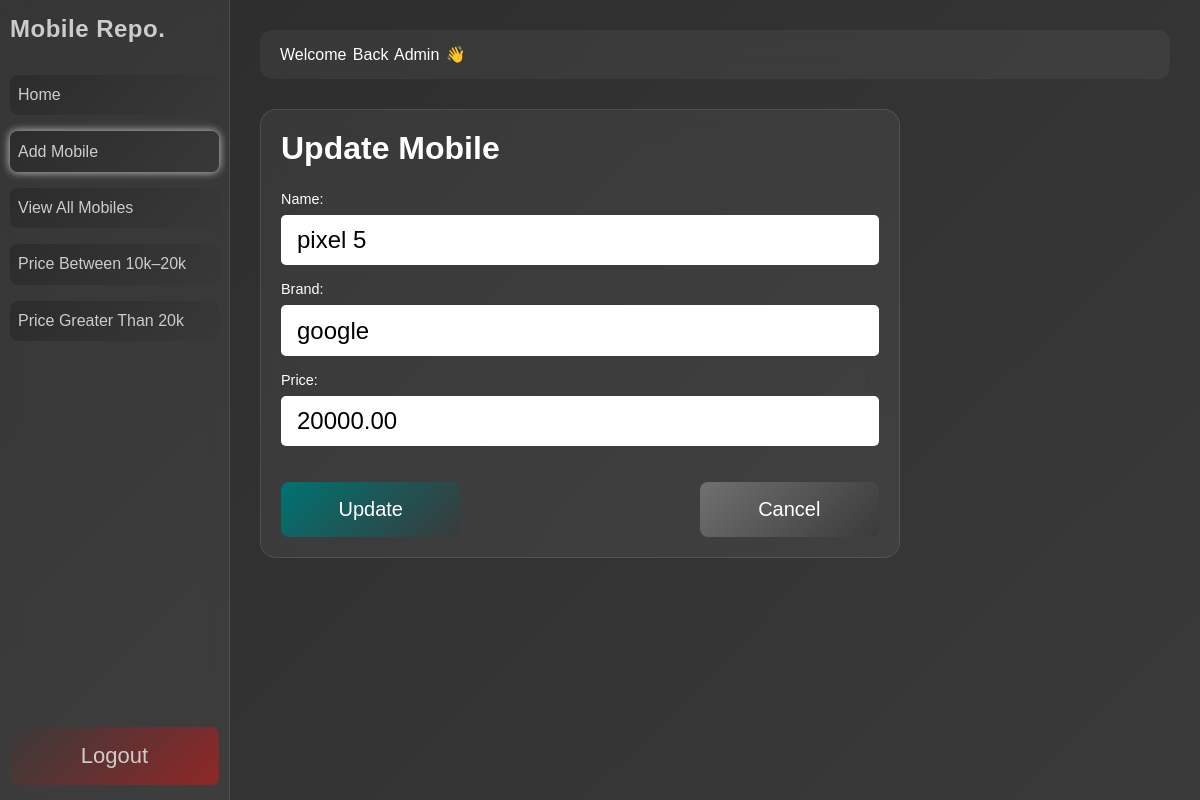
The app's page /mobiles/add_mobile.php?id=50&return=filter_10_20.php (signed in) with its own data.
### tables this page shows
CREATE TABLE `mobile_phones` (
  `id` int(11) NOT NULL,
  `name` varchar(100) DEFAULT NULL,
  `brand` varchar(100) DEFAULT NULL,
  `price` decimal(10,2) DEFAULT NULL
);

### mobiles/add_mobile.php (the view, shortened to what this page needs)
<?php
  $isEdit = isset($_GET['id']);
  if($isEdit){
    include("../config/db.php");
    $return = isset($_GET['return']) ? $_GET['return'] : 'view_all.php';
    $id = intval($_GET['id']);
    $sql = "SELECT * FROM mobile_phones WHERE id=$id";
    $result = $conn->query($sql);
    $row = $result->fetch_assoc();
  }
?>
<!DOCTYPE html>
<html lang="en">
<head>
  <link rel="stylesheet" href="../assets/style.css">
  <link rel="stylesheet" href="../assets/dashboardLayout.css">
</head>
<body>
  <div class="main">
    <?php
      include("../components/navbar.php");
    ?>
    <div id="addMobile-box">
      <h2><?php echo $isEdit ? "Update Mobile" : "Add Mobile";?></h3>
      <form action="../backend_pages/insert_and_update.php" method="POST">
        <div>
          <label for="name">Name:</label>
          <input type="text" name="name" id="name" value="<?php echo $isEdit ? $row['name'] : '';?>" required  autofocus>
        </div>
        <div>
          <label for="brand">Brand:</label>
          <input type="text" name="brand" id="brand" value="<?php echo $isEdit ? $row['brand'] : '';?>" required >
        </div>
        <div>
          <label for="price">Price:</label>
          <input type="number" name="price" id="price" value="<?php echo $isEdit ? $row['price'] : '';?>" required >
        </div>
        <div class="btnSection">
          <button class="confirm" type="submit"><?php echo $isEdit ? "Update" : "Add";?></button>
          <button class="cancel" id="cancel" type="button" <?php echo $isEdit ? "onclick=\"window.location.href='$return'\"" : "" ?>>Cancel</button>
        </div>
      </form>
    </div>
  </div>
</body>
</html>

### assets/style.css (style rules this page uses)
* { margin: 0px; padding: 0px; box-sizing: border-box; font-family: Arial, sans-serif; text-decoration: none; }
body { background: linear-gradient(135deg, #2c2c2c, #3a3a3a); height: 100vh; width: 100%; display: flex; color: #fff; }

### assets/dashboardLayout.css (style rules this page uses)
.main { display: flex; flex-direction: column; flex: 1; padding: 30px; color: #fff; }

### records on screen
mobile_phones: name "pixel 5", brand "google", price "20000.00"

### other values on screen
$_SESSION['user'] "Admin"
